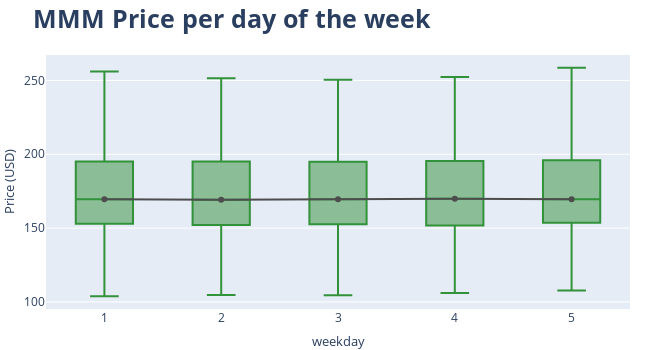

The cell this chart's notebook holds for it:
### Code cell
# Boxplot chart for weekly seasonality
# ==============================================================================
# fig, ax = plt.subplots(figsize=(7, 3.5))
# data['weekday'] = data.index.day_of_week + 1
# data.boxplot(column='close', by='weekday', ax=ax)
# data.groupby('weekday')['close'].median().plot(style='o-', linewidth=0.8, ax=ax)
# ax.set_ylabel('Price (USD)')
# ax.set_title('BTC Price per day of the week');

data['weekday'] = data.index.day_of_week + 1

# fig 1 weekly boxplot
fig1 = px.box(data.sort_values('weekday'), x='weekday', y='close',
              color_discrete_sequence=[palette_btc['green']])

# fig 2 line with median data for each weekday
df_median = pd.DataFrame(data.groupby('weekday')['close'].median()).reset_index()
fig2 = px.line(df_median, x='weekday', y='close', markers=True,
               color_discrete_sequence=[palette_btc['gray']])

fig = go.Figure(data=fig1.data + fig2.data)

fig.update_layout(
    width       = 650,
    height      = 350,
    title       = dict(text='<b>MMM Price per day of the week</b>', font=dict(size=25)),
    yaxis_title = dict(text='Price (USD)', font=dict(size=13)),
    xaxis       = dict(tickmode='linear'),
    xaxis_title = dict(text='weekday', font=dict(size=13)),
    margin      = dict(l=0, r=20, t=55, b=20)
)

fig.show()

### Figure 1 — Plotly figure (JSON) as saved in the notebook; plotly's stock layout.template omitted (floating-point values rounded to 4 significant figures; data arrays with more than 128 entries replaced by an {"elided": "..."} marker saying what was removed)
{"data": [{"alignmentgroup": "True", "hovertemplate": "weekday=%{x}<br>close=%{y}<extra></extra>", "legendgroup": "", "marker": {"color": "#329239"}, "name": "", "notched": false, "offsetgroup": "", "orientation": "v", "showlegend": false, "type": "box", "x": {"elided": "2187 int values"}, "x0": " ", "xaxis": "x", "y": {"elided": "2187 float values"}, "y0": " ", "yaxis": "y"}, {"hovertemplate": "weekday=%{x}<br>close=%{y}<extra></extra>", "legendgroup": "", "line": {"color": "#4d4d4d", "dash": "solid"}, "marker": {"symbol": "circle"}, "mode": "lines+markers", "name": "", "orientation": "v", "showlegend": false, "type": "scatter", "x": [1, 2, 3, 4, 5], "xaxis": "x", "y": [169.6, 169.1, 169.5, 169.9, 169.6], "yaxis": "y"}], "layout": {"height": 350, "margin": {"b": 20, "l": 0, "r": 20, "t": 55}, "title": {"font": {"size": 25}, "text": "<b>MMM Price per day of the week</b>"}, "width": 650, "xaxis": {"tickmode": "linear", "title": {"font": {"size": 13}, "text": "weekday"}}, "yaxis": {"title": {"font": {"size": 13}, "text": "Price (USD)"}}}}
